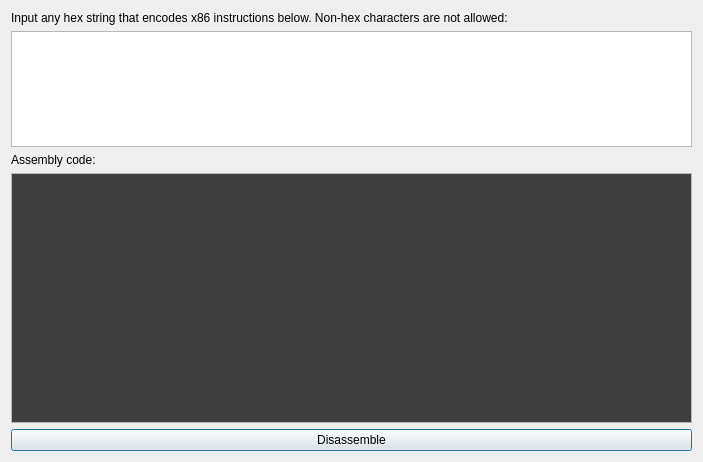
<?xml version="1.0" encoding="UTF-8"?>
<ui version="4.0">
 <class>ShellcodeDialog</class>
 <widget class="QDialog" name="ShellcodeDialog">
  <property name="geometry">
   <rect>
    <x>0</x>
    <y>0</y>
    <width>703</width>
    <height>462</height>
   </rect>
  </property>
  <property name="windowTitle">
   <string>x86 Shellcode to Assembly</string>
  </property>
  <layout class="QVBoxLayout" name="verticalLayout">
   <item>
    <widget class="QLabel" name="label">
     <property name="minimumSize">
      <size>
       <width>0</width>
       <height>0</height>
      </size>
     </property>
     <property name="text">
      <string>Input any hex string that encodes x86 instructions below. Non-hex characters are not allowed:</string>
     </property>
     <property name="wordWrap">
      <bool>true</bool>
     </property>
    </widget>
   </item>
   <item>
    <widget class="QTextEdit" name="shellcodeEdit"/>
   </item>
   <item>
    <widget class="QLabel" name="label_2">
     <property name="text">
      <string>Assembly code:</string>
     </property>
    </widget>
   </item>
   <item>
    <widget class="QTextEdit" name="asmEdit">
     <property name="enabled">
      <bool>true</bool>
     </property>
     <property name="minimumSize">
      <size>
       <width>0</width>
       <height>250</height>
      </size>
     </property>
     <property name="palette">
      <palette>
       <active>
        <colorrole role="Text">
         <brush brushstyle="SolidPattern">
          <color alpha="255">
           <red>0</red>
           <green>255</green>
           <blue>0</blue>
          </color>
         </brush>
        </colorrole>
        <colorrole role="Base">
         <brush brushstyle="SolidPattern">
          <color alpha="255">
           <red>62</red>
           <green>62</green>
           <blue>62</blue>
          </color>
         </brush>
        </colorrole>
        <colorrole role="PlaceholderText">
         <brush brushstyle="SolidPattern">
          <color alpha="128">
           <red>0</red>
           <green>85</green>
           <blue>0</blue>
          </color>
         </brush>
        </colorrole>
       </active>
       <inactive>
        <colorrole role="Text">
         <brush brushstyle="SolidPattern">
          <color alpha="255">
           <red>0</red>
           <green>255</green>
           <blue>0</blue>
          </color>
         </brush>
        </colorrole>
        <colorrole role="Base">
         <brush brushstyle="SolidPattern">
          <color alpha="255">
           <red>62</red>
           <green>62</green>
           <blue>62</blue>
          </color>
         </brush>
        </colorrole>
        <colorrole role="PlaceholderText">
         <brush brushstyle="SolidPattern">
          <color alpha="128">
           <red>0</red>
           <green>85</green>
           <blue>0</blue>
          </color>
         </brush>
        </colorrole>
       </inactive>
       <disabled>
        <colorrole role="Text">
         <brush brushstyle="SolidPattern">
          <color alpha="255">
           <red>120</red>
           <green>120</green>
           <blue>120</blue>
          </color>
         </brush>
        </colorrole>
        <colorrole role="Base">
         <brush brushstyle="SolidPattern">
          <color alpha="255">
           <red>240</red>
           <green>240</green>
           <blue>240</blue>
          </color>
         </brush>
        </colorrole>
        <colorrole role="PlaceholderText">
         <brush brushstyle="SolidPattern">
          <color alpha="128">
           <red>0</red>
           <green>0</green>
           <blue>0</blue>
          </color>
         </brush>
        </colorrole>
       </disabled>
      </palette>
     </property>
     <property name="font">
      <font>
       <pointsize>10</pointsize>
       <weight>75</weight>
       <bold>true</bold>
      </font>
     </property>
     <property name="readOnly">
      <bool>true</bool>
     </property>
    </widget>
   </item>
   <item>
    <widget class="QPushButton" name="pushButton">
     <property name="text">
      <string>Disassemble</string>
     </property>
    </widget>
   </item>
  </layout>
 </widget>
 <resources/>
 <connections/>
</ui>
